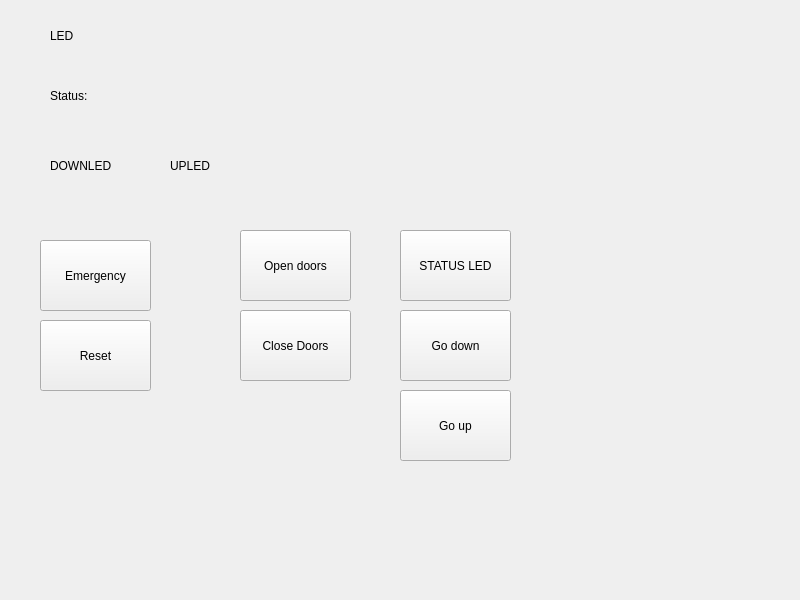
<?xml version="1.0" encoding="UTF-8"?>
<ui version="4.0">
 <class>MainWindow</class>
 <widget class="QMainWindow" name="MainWindow">
  <property name="geometry">
   <rect>
    <x>0</x>
    <y>0</y>
    <width>800</width>
    <height>600</height>
   </rect>
  </property>
  <property name="windowTitle">
   <string>MainWindow</string>
  </property>
  <widget class="QWidget" name="centralwidget">
   <widget class="QLabel" name="lblStatus">
    <property name="geometry">
     <rect>
      <x>120</x>
      <y>60</y>
      <width>271</width>
      <height>71</height>
     </rect>
    </property>
    <property name="text">
     <string/>
    </property>
   </widget>
   <widget class="QLabel" name="ledLabel">
    <property name="geometry">
     <rect>
      <x>50</x>
      <y>20</y>
      <width>91</width>
      <height>31</height>
     </rect>
    </property>
    <property name="text">
     <string>LED</string>
    </property>
   </widget>
   <widget class="QLabel" name="lblStatus_2">
    <property name="geometry">
     <rect>
      <x>50</x>
      <y>60</y>
      <width>58</width>
      <height>71</height>
     </rect>
    </property>
    <property name="text">
     <string>Status:</string>
    </property>
   </widget>
   <widget class="QPushButton" name="btnResetEmergency">
    <property name="geometry">
     <rect>
      <x>40</x>
      <y>320</y>
      <width>111</width>
      <height>71</height>
     </rect>
    </property>
    <property name="text">
     <string>Reset</string>
    </property>
   </widget>
   <widget class="QPushButton" name="btnEmergency">
    <property name="geometry">
     <rect>
      <x>40</x>
      <y>240</y>
      <width>111</width>
      <height>71</height>
     </rect>
    </property>
    <property name="text">
     <string>Emergency</string>
    </property>
   </widget>
   <widget class="QPushButton" name="btnOpenDoors">
    <property name="geometry">
     <rect>
      <x>240</x>
      <y>230</y>
      <width>111</width>
      <height>71</height>
     </rect>
    </property>
    <property name="text">
     <string>Open doors</string>
    </property>
   </widget>
   <widget class="QPushButton" name="btnCloseDoors">
    <property name="geometry">
     <rect>
      <x>240</x>
      <y>310</y>
      <width>111</width>
      <height>71</height>
     </rect>
    </property>
    <property name="text">
     <string>Close Doors</string>
    </property>
   </widget>
   <widget class="QPushButton" name="push">
    <property name="geometry">
     <rect>
      <x>400</x>
      <y>230</y>
      <width>111</width>
      <height>71</height>
     </rect>
    </property>
    <property name="text">
     <string>STATUS LED</string>
    </property>
   </widget>
   <widget class="QPushButton" name="btn_GO_DOWN">
    <property name="geometry">
     <rect>
      <x>400</x>
      <y>310</y>
      <width>111</width>
      <height>71</height>
     </rect>
    </property>
    <property name="text">
     <string>Go down</string>
    </property>
   </widget>
   <widget class="QPushButton" name="btn_go_UP">
    <property name="geometry">
     <rect>
      <x>400</x>
      <y>390</y>
      <width>111</width>
      <height>71</height>
     </rect>
    </property>
    <property name="text">
     <string>Go up</string>
    </property>
   </widget>
   <widget class="QLabel" name="DOWN_LED">
    <property name="geometry">
     <rect>
      <x>50</x>
      <y>130</y>
      <width>111</width>
      <height>71</height>
     </rect>
    </property>
    <property name="text">
     <string>DOWNLED</string>
    </property>
   </widget>
   <widget class="QLabel" name="UP_LED">
    <property name="geometry">
     <rect>
      <x>170</x>
      <y>130</y>
      <width>111</width>
      <height>71</height>
     </rect>
    </property>
    <property name="text">
     <string>UPLED</string>
    </property>
   </widget>
  </widget>
 </widget>
 <resources/>
 <connections/>
</ui>
